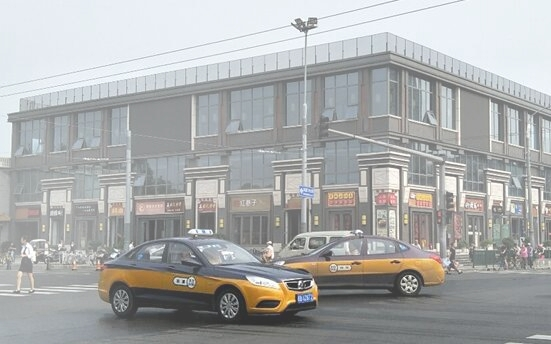
#> input picture input_images/image1/Medium_haze.jpg, 551 x 344 px, found by its file name
$ python hybrid_dehaze.py
#> lines starting #> are read from the running program, lines starting #| are printed output that depends on the picture
"""
Hybrid single-image dehazing: Dark Channel Prior (He et al.) + Color
Attenuation Prior (Zhu et al.).

Haze model:  I(x) = J(x) t(x) + A (1 - t(x))

Pipeline
--------
1. DCP -> atmospheric light A and transmission t_dcp.
          Strong on textured/colorful scenes, but fails on bright regions
          (sky, white objects) where the dark channel prior is violated.
2. CAP -> scene depth from brightness (V) and saturation (S):
              d = theta0 + theta1 * V + theta2 * S
          then t_cap = exp(-beta * d). Robust on sky / bright regions,
          but can be less accurate in fine details.
3. Fusion -> per-pixel blend: CAP gets more weight where the DCP is
          unreliable (high dark channel), DCP elsewhere.
4. Refine -> guided filter, then radiance recovery with lower bound t0.

Requires: numpy, opencv-python
"""
import sys
import cv2
import numpy as np

# >>> SET YOUR PATHS HERE <<<
INPUT_PATH = r"C:\Users\patna\OneDrive\Desktop\IP_1\input_images\image1\Medium_haze.jpg" \
""        # input hazy image
OUTPUT_PATH = r"C:\Users\patna\OneDrive\Desktop\IP_1\Hybrid_Results\DCP.CAP_Results\image1\Medium_haze_dehazed.jpg"     # output (hazy | dehazed side by side)


# ----------------------------------------------------------------- utilities
def box(x, r):
    return cv2.boxFilter(x, -1, (2 * r + 1, 2 * r + 1), borderType=cv2.BORDER_REFLECT)


def guided_filter(guide, src, r, eps):
    mean_g, mean_s = box(guide, r), box(src, r)
    var_g = box(guide * guide, r) - mean_g ** 2
    cov_gs = box(guide * src, r) - mean_g * mean_s
    a = cov_gs / (var_g + eps)
    b = mean_s - a * mean_g
    return box(a, r) * guide + box(b, r)


def min_filter(x, patch):
    k = cv2.getStructuringElement(cv2.MORPH_RECT, (patch, patch))
    return cv2.erode(x, k)


# ------------------------------------------------------------------ DCP part
def dark_channel(img, patch=15):
    return min_filter(np.min(img, axis=2), patch)


def estimate_atmospheric_light(img, dark, top=0.001):
    h, w = dark.shape
    n = max(int(h * w * top), 1)
    idx = np.argpartition(dark.ravel(), -n)[-n:]
    cand = img.reshape(-1, 3)[idx]
    return cand[np.argmax(cand.sum(axis=1))].astype(np.float32)


def transmission_dcp(img, A, omega=0.95, patch=15):
    dark = dark_channel(img / A.reshape(1, 1, 3), patch)
    return 1.0 - omega * dark, dark


# ------------------------------------------------------------------ CAP part
def transmission_cap(img_bgr, theta=(0.1213, 0.9597, -0.7800), beta=1.0, patch=15):
    """
    Color Attenuation Prior: depth is positively correlated with the
    brightness-saturation difference. Default theta are the values learned
    by Zhu et al. (2015).
    """
    hsv = cv2.cvtColor((img_bgr * 255).astype(np.uint8), cv2.COLOR_BGR2HSV).astype(np.float32)
    s, v = hsv[..., 1] / 255.0, hsv[..., 2] / 255.0
    depth = theta[0] + theta[1] * v + theta[2] * s
    depth = min_filter(depth.astype(np.float32), patch)      # remove white-object noise
    depth = box(depth, patch // 2)                           # light smoothing
    return np.exp(-beta * depth).astype(np.float32), depth


# -------------------------------------------------------------------- hybrid
def fuse_transmission(t_dcp, t_cap, dark_norm, base_cap_weight=0.3):
    """
    DCP is unreliable where the normalised dark channel is high (sky, white
    objects). Smoothly shift weight towards CAP in those regions.
    """
    u = np.clip((dark_norm - 0.5) / 0.3, 0.0, 1.0)           # 0 = DCP reliable, 1 = not
    u = u * u * (3 - 2 * u)                                  # smoothstep
    w_cap = base_cap_weight + (1.0 - base_cap_weight) * u
    return w_cap * t_cap + (1.0 - w_cap) * t_dcp


def dehaze(img_bgr, patch=15, omega=0.95, t0=0.1, beta=1.0,
           guide_r=40, guide_eps=1e-3):
    img = img_bgr.astype(np.float32) / 255.0

    dark = dark_channel(img, patch)
    A = estimate_atmospheric_light(img, dark)

    t_dcp, dark_norm = transmission_dcp(img, A, omega, patch)
    t_cap, _ = transmission_cap(img, beta=beta, patch=patch)
    t = fuse_transmission(t_dcp, t_cap, dark_norm)

    gray = cv2.cvtColor(img, cv2.COLOR_BGR2GRAY)
    t = np.clip(guided_filter(gray, t.astype(np.float32), guide_r, guide_eps), t0, 1.0)

    J = (img - A.reshape(1, 1, 3)) / t[..., None] + A.reshape(1, 1, 3)
    J = np.clip(J, 0, 1)
    return (J * 255).astype(np.uint8), t, t_dcp, t_cap, A


# ---------------------------------------------------------------------- main
def main():
    img = cv2.imread(INPUT_PATH)
#> img is the input picture: shape (344, 551, 3); mean B, G, R 172.4, 172.8, 171.4
    if img is None:
        sys.exit(f"Cannot read {INPUT_PATH}")

    J, t, t_dcp, t_cap, A = dehaze(img)
#> in min_filter, `return cv2.erode(x, k)`:
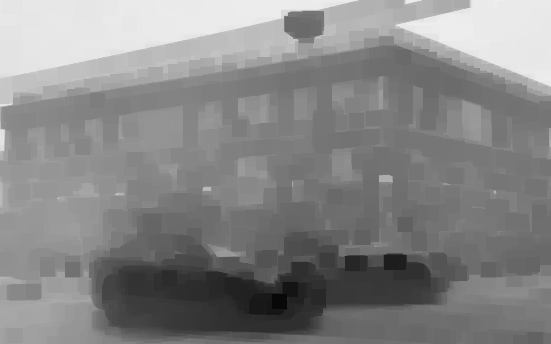
#> returned value: shape (344, 551) float32; min 0.0314, max 0.929, mean 0.527
#> in estimate_atmospheric_light, `idx = np.argpartition(dark.ravel(), -n)[-n:]`: idx = 189 values, max 21402 at index 166, min 495 at index 19, mean 15821.2
#> in estimate_atmospheric_light, `cand = img.reshape(-1, 3)[idx]`: cand = 189 rows, first 8: [0.965, 0.949, 0.929], [0.973, 0.949, 0.929], [0.965, 0.949, 0.929], [0.973, 0.949, 0.929], [0.965, 0.949, 0.929], [0.973, 0.949, 0.929], [0.965, 0.949, 0.929], [0.973, 0.949, 0.929]
#> in dehaze, `A = estimate_atmospheric_light(img, dark)`: A = [0.976, 0.953, 0.933]
#> in guided_filter, `a = cov_gs / (var_g + eps)`:
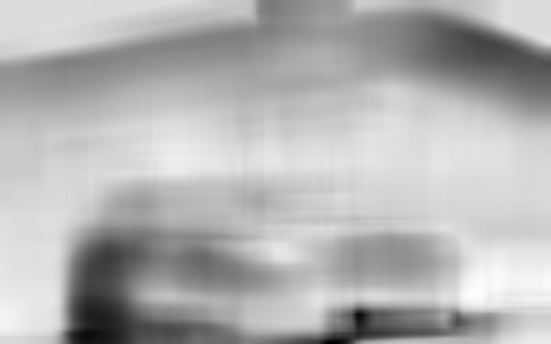
#> a: shape (344, 551) float32; min -0.811, max 0.125, mean -0.153; drawn with min black and max white
#> in guided_filter, `b = mean_s - a * mean_g`:
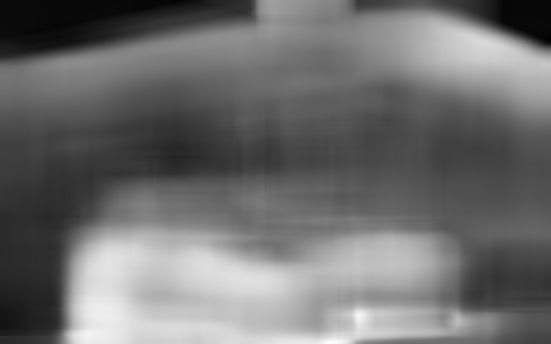
#> b: shape (344, 551) float32; min 0.349, max 1.02, mean 0.64; drawn with min black and max white
#> in dehaze, `J = np.clip(J, 0, 1)`:
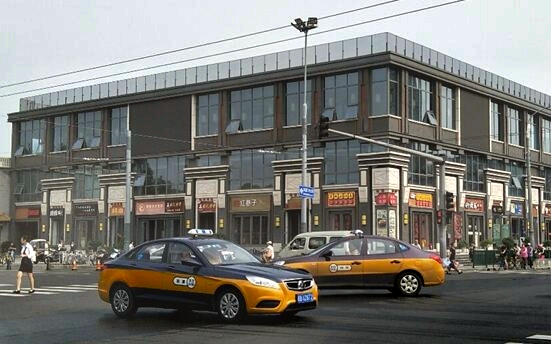
#> J: shape (344, 551, 3) float32; mean B, G, R 0.458, 0.477, 0.48
#> A = [0.976, 0.953, 0.933]
    print("Atmospheric light (BGR):", np.round(A, 3))
#| Atmospheric light (BGR): [0.976 0.953 0.933]

    def vis(m):
        return cv2.cvtColor((np.clip(m, 0, 1) * 255).astype(np.uint8), cv2.COLOR_GRAY2BGR)

    cv2.imwrite(OUTPUT_PATH, np.hstack([img, J]))
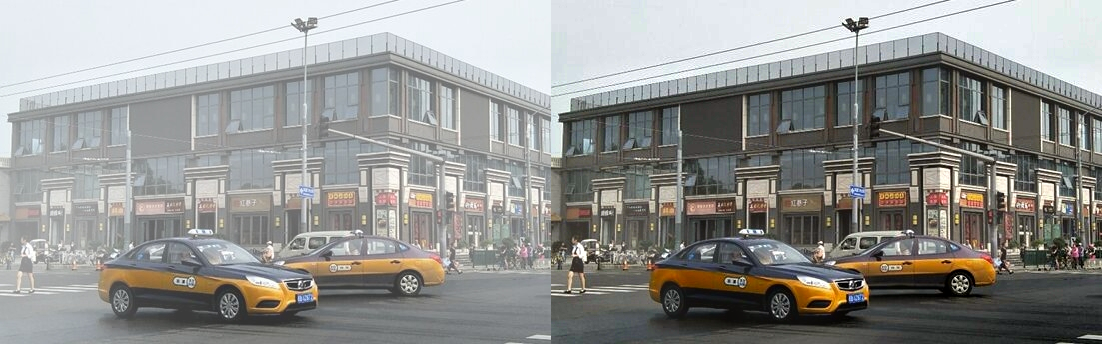
#> saved as Medium_haze_dehazed.jpg: shape (344, 1102, 3); mean B, G, R 144.4, 146.9, 146.7
    cv2.imwrite(OUTPUT_PATH.rsplit(".", 1)[0] + "_transmission.png",
                np.hstack([vis(t_dcp), vis(t_cap), vis(t)]))
#> in vis (call 2), `return cv2.cvtColor((np.clip(m, 0, 1) * 255).astype(np.uint8), cv2.COL..`:
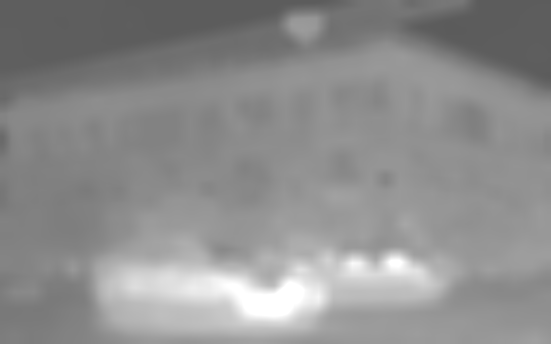
#> returned value: shape (344, 551, 3); min 91, max 255, mean 142
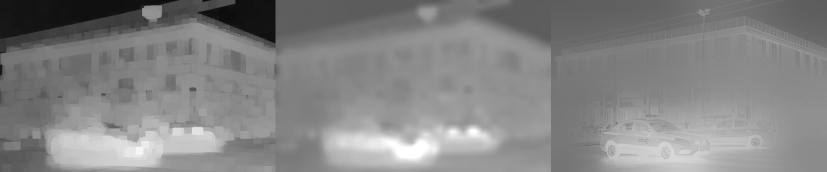
#> saved as Medium_haze_dehazed_transmission.png: shape (344, 1653, 3) (shown at 1/2 size); min 13, max 255, mean 132.9
    print(f"Saved {OUTPUT_PATH} (left: hazy, right: dehazed) and transmission maps "
          f"(DCP | CAP | Hybrid).")


if __name__ == "__main__":
    main()
